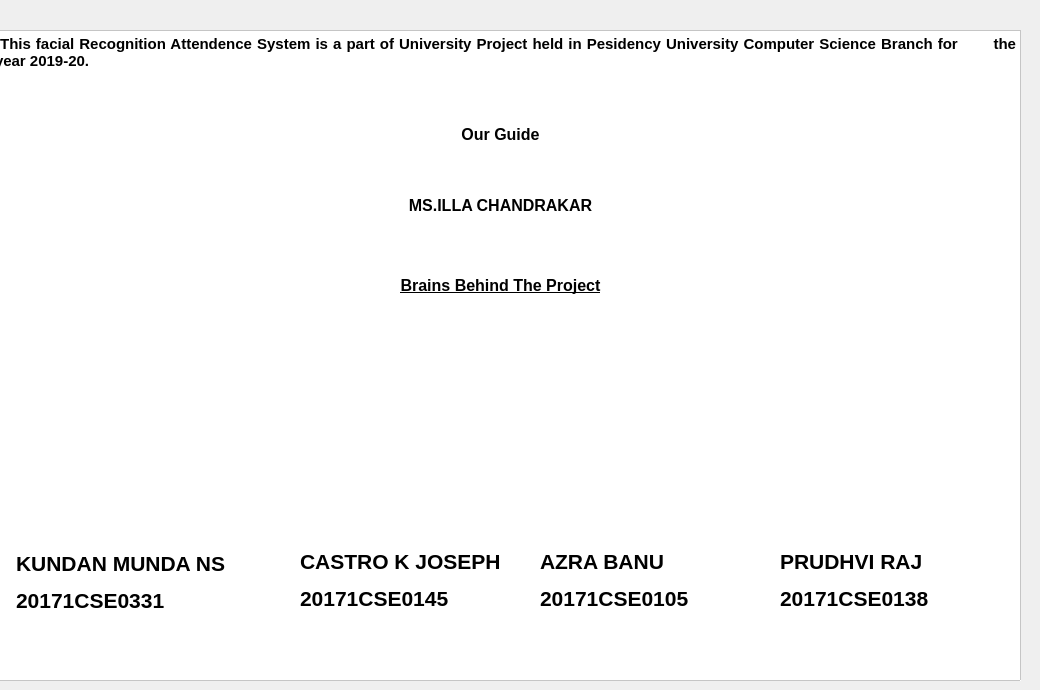
      <widget class="QWidget" name="tabAboutUs">
       <attribute name="title">
        <string>About Us</string>
       </attribute>
       <widget class="QTextBrowser" name="textBrowserAboutUs">
        <property name="geometry">
         <rect>
          <x>-10</x>
          <y>30</y>
          <width>1031</width>
          <height>651</height>
         </rect>
        </property>
        <property name="styleSheet">
         <string notr="true">background-color: rgb(255, 255, 255);</string>
        </property>
        <property name="html">
         <string>&lt;!DOCTYPE HTML PUBLIC &quot;-//W3C//DTD HTML 4.0//EN&quot; &quot;http://www.w3.org/TR/REC-html40/strict.dtd&quot;&gt;
&lt;html&gt;&lt;head&gt;&lt;meta name=&quot;qrichtext&quot; content=&quot;1&quot; /&gt;&lt;style type=&quot;text/css&quot;&gt;
p, li { white-space: pre-wrap; }
&lt;/style&gt;&lt;/head&gt;&lt;body style=&quot; font-family:'MS Shell Dlg 2'; font-size:8.25pt; font-weight:400; font-style:normal;&quot;&gt;
&lt;p align=&quot;justify&quot; style=&quot; margin-top:0px; margin-bottom:0px; margin-left:0px; margin-right:0px; -qt-block-indent:0; text-indent:0px;&quot;&gt;&lt;span style=&quot; font-family:'MS Shell Dlg 2'; font-size:11pt; font-weight:600;&quot;&gt; This facial Recognition Attendence System is a part of University Project held in Pesidency University Computer Science Branch for       the year 2019-20.&lt;/span&gt;&lt;/p&gt;&lt;/body&gt;&lt;/html&gt;</string>
        </property>
       </widget>
       <widget class="QLabel" name="labelBrainsBehindTheProject">
        <property name="geometry">
         <rect>
          <x>10</x>
          <y>260</y>
          <width>981</width>
          <height>51</height>
         </rect>
        </property>
        <property name="styleSheet">
         <string notr="true">
background-color: rgb(255, 255, 255);</string>
        </property>
        <property name="text">
         <string>&lt;html&gt;&lt;head/&gt;&lt;body&gt;&lt;p align=&quot;center&quot;&gt;&lt;span style=&quot; font-size:12pt; font-weight:600; text-decoration: underline;&quot;&gt;Brains Behind The Project&lt;/span&gt;&lt;/p&gt;&lt;/body&gt;&lt;/html&gt;</string>
        </property>
        <property name="alignment">
         <set>Qt::AlignCenter</set>
        </property>
       </widget>
       <widget class="QLabel" name="labelKundanPhoto">
        <property name="geometry">
         <rect>
          <x>50</x>
          <y>330</y>
          <width>191</width>
          <height>191</height>
         </rect>
        </property>
        <property name="styleSheet">
         <string notr="true">image: url(:/photos/kundan.jpeg);</string>
        </property>
        <property name="text">
         <string/>
        </property>
       </widget>
       <widget class="QLabel" name="labelCastroPhoto">
        <property name="geometry">
         <rect>
          <x>300</x>
          <y>330</y>
          <width>211</width>
          <height>191</height>
         </rect>
        </property>
        <property name="styleSheet">
         <string notr="true">background-color: rgb(255, 255, 255);
image: url(:/photos/castro.png);</string>
        </property>
        <property name="text">
         <string/>
        </property>
       </widget>
       <widget class="QLabel" name="labelAzraPhoto">
        <property name="geometry">
         <rect>
          <x>550</x>
          <y>320</y>
          <width>181</width>
          <height>211</height>
         </rect>
        </property>
        <property name="styleSheet">
         <string notr="true">background-color: rgb(255, 255, 255);
image: url(:/photos/azra.jpeg);</string>
        </property>
        <property name="text">
         <string/>
        </property>
       </widget>
       <widget class="QLabel" name="labelPrudhviGuide">
        <property name="geometry">
         <rect>
          <x>760</x>
          <y>300</y>
          <width>221</width>
          <height>241</height>
         </rect>
        </property>
        <property name="styleSheet">
         <string notr="true">background-color: rgb(255, 255, 255);
image: url(:/photos/prudhvi.png);</string>
        </property>
        <property name="text">
         <string/>
        </property>
       </widget>
       <widget class="QLabel" name="labelNameKundan">
        <property name="geometry">
         <rect>
          <x>16</x>
          <y>542</y>
          <width>221</width>
          <height>81</height>
         </rect>
        </property>
        <property name="styleSheet">
         <string notr="true">background-color: rgb(255, 255, 255);</string>
        </property>
        <property name="text">
         <string>&lt;html&gt;&lt;head/&gt;&lt;body&gt;&lt;p&gt;&lt;span style=&quot; font-size:16pt; font-weight:600;&quot;&gt;KUNDAN MUNDA NS &lt;/span&gt;&lt;/p&gt;&lt;p&gt;&lt;span style=&quot; font-size:16pt; font-weight:600;&quot;&gt;20171CSE0331&lt;/span&gt;&lt;/p&gt;&lt;/body&gt;&lt;/html&gt;</string>
        </property>
       </widget>
       <widget class="QLabel" name="labelNameCastro">
        <property name="geometry">
         <rect>
          <x>300</x>
          <y>540</y>
          <width>221</width>
          <height>81</height>
         </rect>
        </property>
        <property name="styleSheet">
         <string notr="true">background-color: rgb(255, 255, 255);</string>
        </property>
        <property name="text">
         <string>&lt;html&gt;&lt;head/&gt;&lt;body&gt;&lt;p&gt;&lt;span style=&quot; font-size:16pt; font-weight:600;&quot;&gt;CASTRO K JOSEPH &lt;/span&gt;&lt;/p&gt;&lt;p&gt;&lt;span style=&quot; font-size:16pt; font-weight:600;&quot;&gt;20171CSE0145&lt;/span&gt;&lt;/p&gt;&lt;/body&gt;&lt;/html&gt;</string>
        </property>
       </widget>
       <widget class="QLabel" name="labelNameAzra">
        <property name="geometry">
         <rect>
          <x>540</x>
          <y>540</y>
          <width>221</width>
          <height>81</height>
         </rect>
        </property>
        <property name="styleSheet">
         <string notr="true">background-color: rgb(255, 255, 255);</string>
        </property>
        <property name="text">
         <string>&lt;html&gt;&lt;head/&gt;&lt;body&gt;&lt;p&gt;&lt;span style=&quot; font-size:16pt; font-weight:600;&quot;&gt;AZRA BANU &lt;/span&gt;&lt;/p&gt;&lt;p&gt;&lt;span style=&quot; font-size:16pt; font-weight:600;&quot;&gt;20171CSE0105&lt;/span&gt;&lt;/p&gt;&lt;/body&gt;&lt;/html&gt;</string>
        </property>
       </widget>
       <widget class="QLabel" name="labelNamePrudhvi">
        <property name="geometry">
         <rect>
          <x>780</x>
          <y>540</y>
          <width>221</width>
          <height>81</height>
         </rect>
        </property>
        <property name="styleSheet">
         <string notr="true">background-color: rgb(255, 255, 255);</string>
        </property>
        <property name="text">
         <string>&lt;html&gt;&lt;head/&gt;&lt;body&gt;&lt;p&gt;&lt;span style=&quot; font-size:16pt; font-weight:600;&quot;&gt;PRUDHVI RAJ&lt;/span&gt;&lt;/p&gt;&lt;p&gt;&lt;span style=&quot; font-size:16pt; font-weight:600;&quot;&gt;20171CSE0138&lt;/span&gt;&lt;/p&gt;&lt;/body&gt;&lt;/html&gt;</string>
        </property>
       </widget>
       <widget class="QLabel" name="labelOurGuide">
        <property name="geometry">
         <rect>
          <x>400</x>
          <y>120</y>
          <width>201</width>
          <height>101</height>
         </rect>
        </property>
        <property name="styleSheet">
         <string notr="true">background-color: rgb(255, 255, 255);</string>
        </property>
        <property name="text">
         <string>&lt;html&gt;&lt;head/&gt;&lt;body&gt;&lt;p align=&quot;center&quot;&gt;&lt;span style=&quot; font-size:12pt; font-weight:600;&quot;&gt;Our Guide&lt;/span&gt;&lt;/p&gt;&lt;p align=&quot;center&quot;&gt;&lt;br/&gt;&lt;/p&gt;&lt;p align=&quot;center&quot;&gt;&lt;span style=&quot; font-size:12pt; font-weight:600;&quot;&gt;MS.ILLA CHANDRAKAR&lt;/span&gt;&lt;/p&gt;&lt;/body&gt;&lt;/html&gt;</string>
        </property>
       </widget>
       <zorder>textBrowserAboutUs</zorder>
       <zorder>labelBrainsBehindTheProject</zorder>
       <zorder>labelCastroPhoto</zorder>
       <zorder>labelKundanPhoto</zorder>
       <zorder>labelAzraPhoto</zorder>
       <zorder>labelPrudhviGuide</zorder>
       <zorder>labelNameKundan</zorder>
       <zorder>labelNameCastro</zorder>
       <zorder>labelNameAzra</zorder>
       <zorder>labelNamePrudhvi</zorder>
       <zorder>labelOurGuide</zorder>
      </widget>
